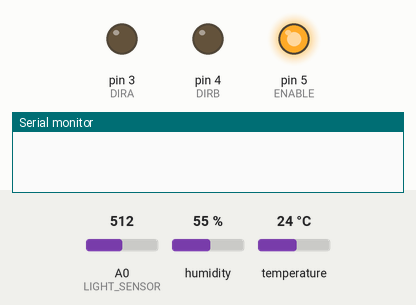
Simulated run of this sketch. Board: Arduino Uno, built with avr-gcc and run on an emulated ATmega328P. On the bench: output pins drawn as LEDs (lit = HIGH), the last lines printed to the serial monitor. Inputs (shaded band) come from the test bench; at power-on: temperature 24 °C, A0 (LIGHT_SENSOR) = 512, humidity 55 %.

Above: at 1.2 s.
1.3 s: temperature set to 30.7 °C
4.3 s: temperature set to 31.9 °C
At 6.8 s:
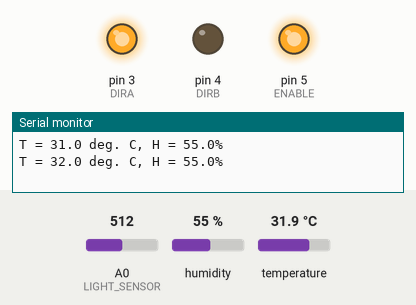
7.3 s: temperature set to 12 °C
At 9.4 s:
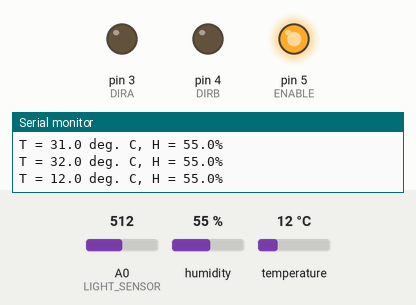
10.3 s: temperature set to 33 °C
At 12.3 s:
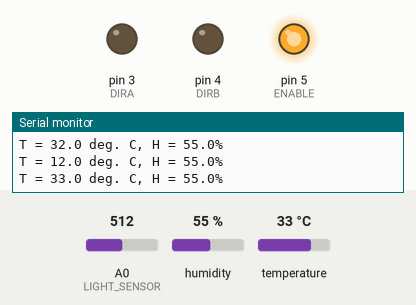
Timing chart, 0 to 13.8 s (numbered marks = the images above; inputs shaded):
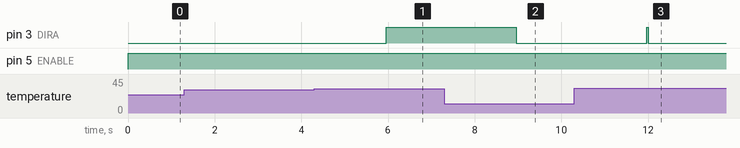

The sketch:

HomeAutomation.ino
```cpp
#include <dht_nonblocking.h>
#define DHT_SENSOR_TYPE DHT_TYPE_11
#define ENABLE 5
#define DIRA 3
#define DIRB 4
#define LIGHT_SENSOR A0
#define LED_PIN 9

static const int DHT_SENSOR_PIN = 2;
float TEMPERATURE_THRESHOLD = 32.0;
int LIGHT_THRESHOLD = 50;
DHT_nonblocking dht_sensor( DHT_SENSOR_PIN, DHT_SENSOR_TYPE );

void setup() {
  //---set pin direction
  pinMode(ENABLE,OUTPUT);
  pinMode(DIRA,OUTPUT);
  pinMode(DIRB,OUTPUT);
  Serial.begin(9600);
}
void loop() {
  float temperature;
  float humidity;
  int light_level;

  GetTemp(&temperature, &humidity);
  DetectLight(&light_level);
  Controller(temperature, humidity, light_level);

}

void FanOn()
{
  digitalWrite(ENABLE,HIGH); // enable on
  digitalWrite(DIRA,HIGH); //one way
  digitalWrite(DIRB,LOW);
}

void FanOff()
{
  digitalWrite(ENABLE,HIGH);
  digitalWrite(DIRA,LOW); //fast stop
  digitalWrite(DIRB,LOW);
}

/*
 * Poll for a measurement, keeping the state machine alive.  Returns
 * true if a measurement is available.
 */
static bool measure_environment( float *temperature, float *humidity )
{
  static unsigned long measurement_timestamp = millis();
  /* Measure once every four seconds. */
  if( millis( ) - measurement_timestamp > 3000ul )
  {
    if( dht_sensor.measure( temperature, humidity ) == true )
    {
      measurement_timestamp = millis( );
      return( true );
    }
  }

  return( false );
}

void GetTemp(float *temperature, float *humidity)
{
    /* Measure temperature and humidity.  If the functions returns
   true, then a measurement is available. */
  if( measure_environment( temperature, humidity ) == true )
  {
    Serial.print( "T = " );
    Serial.print( *temperature, 1 );
    Serial.print( " deg. C, H = " );
    Serial.print( *humidity, 1 );
    Serial.println( "%" );
  }
}

void DetectLight(int *light_level)
{
  *light_level = analogRead(LIGHT_SENSOR);
}

void Controller(float temperature, float humidity, int light_level)
{
  if(temperature >= TEMPERATURE_THRESHOLD)
  {
    FanOn();
  }
  else if(temperature < TEMPERATURE_THRESHOLD)
  {
    FanOff();
  }

  if(light_level <= LIGHT_THRESHOLD)
  {
    digitalWrite(LED_PIN, HIGH);
  }
  else if(light_level > LIGHT_THRESHOLD)
  {
    digitalWrite(LED_PIN, LOW);
  }
}
```

Measured:
- the behaviour switches between 31.4 and 31.5 °C on temperature (found by bisection; images 0 and 1)
- after the input at 4.3 s, pin 3 (DIRA): LOW → HIGH after 1.7 s
- after the input at 7.3 s, pin 3 (DIRA): HIGH → LOW after 1.7 s
- after the input at 10.3 s, pin 3 (DIRA): LOW → HIGH after 1.7 s, → LOW 0.04 s later
